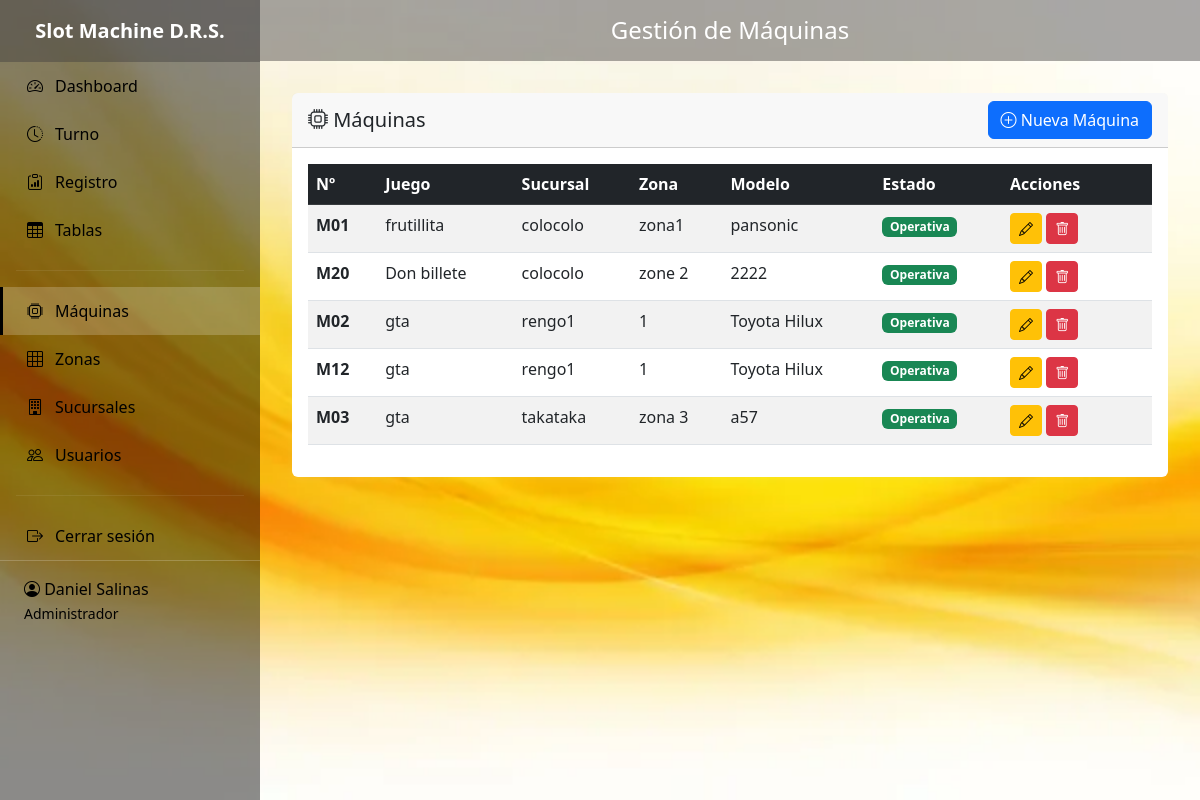
The app's page /maquinas/ (signed in), older data.
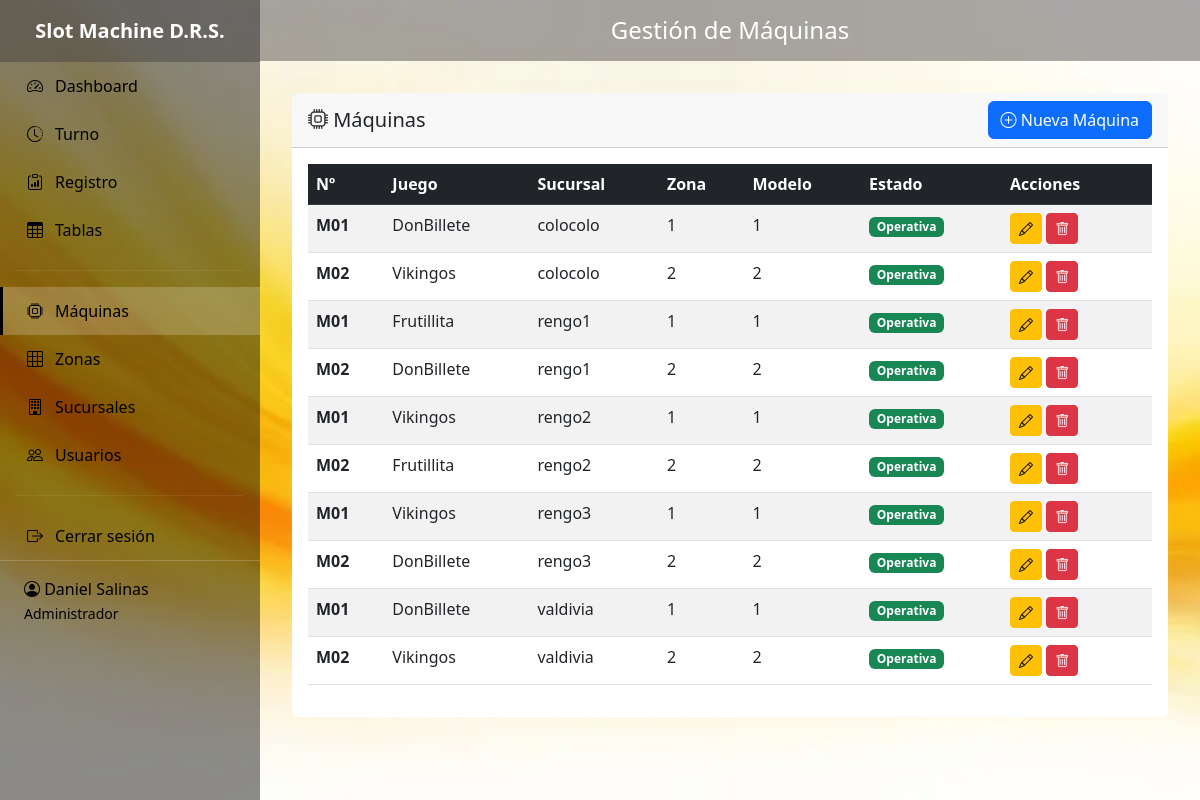
The same page, newer data.
### control/models.py (models this page shows, shortened)
class Maquina(models.Model):
    ESTADO_CHOICES = [
        ('Operativa', 'Operativa'),
        ('Mantenimiento', 'Mantenimiento'),
        ('Retirada', 'Retirada'),
    ]
    sucursal = models.ForeignKey(
        Sucursal,
        on_delete=models.CASCADE,
        related_name='maquinas',
        verbose_name='Sucursal'
    )
    zona = models.ForeignKey(
        Zona,
        on_delete=models.CASCADE,
        related_name='maquinas',
        verbose_name='Zona'
    )
    numero_maquina = models.IntegerField(verbose_name='Número de Máquina')
    codigo_interno = models.CharField(max_length=80, blank=True, verbose_name='Código Interno')
    nombre_juego = models.CharField(max_length=120, verbose_name='Nombre del Juego')
    modelo = models.CharField(max_length=80, blank=True, verbose_name='Modelo')
    numero_serie = models.CharField(max_length=120, blank=True, verbose_name='Número de Serie')
    estado = models.CharField(
        max_length=20,
        choices=ESTADO_CHOICES,
        default='Operativa',
        verbose_name='Estado'
    )
    ubicacion_detalle = models.CharField(
        max_length=150,
        blank=True,
        verbose_name='Detalle de Ubicación'
    )
    created_at = models.DateTimeField(auto_now_add=True, verbose_name='Fecha de Creación')
    class Meta:
        verbose_name = 'Máquina'
        verbose_name_plural = 'Máquinas'
        ordering = ['sucursal', 'zona', 'numero_maquina']
        unique_together = ['zona', 'numero_maquina']
    class Meta:
        verbose_name = 'Máquina'
        verbose_name_plural = 'Máquinas'
        ordering = ['sucursal', 'zona', 'numero_maquina']
        unique_together = ['zona', 'numero_maquina']

class Sucursal(models.Model):
    nombre = models.CharField(max_length=150, verbose_name='Nombre')
    direccion = models.CharField(max_length=255, blank=True, verbose_name='Dirección')
    telefono = models.CharField(max_length=50, blank=True, verbose_name='Teléfono')
    created_at = models.DateTimeField(auto_now_add=True, verbose_name='Fecha de Creación')
    class Meta:
        verbose_name = 'Sucursal'
        verbose_name_plural = 'Sucursales'
        ordering = ['nombre']

class Zona(models.Model):
    sucursal = models.ForeignKey(
        Sucursal,
        on_delete=models.CASCADE,
        related_name='zonas',
        verbose_name='Sucursal'
    )
    nombre = models.CharField(max_length=80, verbose_name='Nombre')
    orden = models.SmallIntegerField(default=0, verbose_name='Orden')
    created_at = models.DateTimeField(auto_now_add=True, verbose_name='Fecha de Creación')
    class Meta:
        verbose_name = 'Zona'
        verbose_name_plural = 'Zonas'
        ordering = ['sucursal', 'orden', 'nombre']
    class Meta:
        verbose_name = 'Zona'
        verbose_name_plural = 'Zonas'
        ordering = ['sucursal', 'orden', 'nombre']
        constraints = [
            models.UniqueConstraint(
                fields=['sucursal', 'nombre'],
                name='unique_zona_nombre_por_sucursal'
            )
        ]

### control/views.py (the view)
# urls.py: path('maquinas/', views.maquinas_list, name='maquinas_list'),
@login_required
@user_passes_test(is_admin)
def maquinas_list(request):
    maquinas = Maquina.objects.all()
    return render(request, 'maquinas/list.html', {'maquinas': maquinas})

### control/views.py (called while the page is built)
def is_admin(user):
    return user.is_authenticated and user.role == 'admin'

### templates/maquinas/list.html (shortened to what this page needs)
{% extends 'base.html' %}
{% block page_title%}Gestión de Máquinas{% endblock %}
{% block content %}
<div class="card">
    <div class="card-header">
        <div class="d-flex justify-content-between align-items-center">
            <h5 class="mb-0"><i class="bi bi-cpu"></i> Máquinas</h5>
            <a href="{% url 'control:maquina_create' %}" class="btn btn-primary">
                <i class="bi bi-plus-circle"></i> Nueva Máquina
            </a>
        </div>
    </div>
    <div class="card-body">
        <div class="table-responsive">
            <table class="table table-striped table-hover">
                <thead class="table-dark">
                    <tr>
                        <th>Nº</th>
                        <th>Juego</th>
                        <th>Sucursal</th>
                        <th>Zona</th>
                        <th>Modelo</th>
                        <th>Estado</th>
                        <th width="150">Acciones</th>
                    </tr>
                </thead>
                <tbody>
                    {% for maquina in maquinas %}
                        <tr>
                            <td><strong>M{{ maquina.numero_maquina|stringformat:"02d" }}</strong></td>
                            <td>{{ maquina.nombre_juego }}</td>
                            <td>{{ maquina.sucursal.nombre }}</td>
                            <td>{{ maquina.zona.nombre }}</td>
                            <td>{{ maquina.modelo|default:"-" }}</td>
                            <td>
                                {% if maquina.estado == 'Operativa' %}
                                    <span class="badge bg-success">{{ maquina.estado }}</span>
                                {% elif maquina.estado == 'Mantenimiento' %}
                                    <span class="badge bg-warning">{{ maquina.estado }}</span>
                                {% else %}
                                    <span class="badge bg-secondary">{{ maquina.estado }}</span>
                                {% endif %}
                            </td>
                            <td>
                                <a href="{% url 'control:maquina_edit' maquina.pk %}" class="btn btn-sm btn-warning">
                                    <i class="bi bi-pencil"></i>
                                </a>
                                <a href="{% url 'control:maquina_delete' maquina.pk %}" class="btn btn-sm btn-danger">
                                    <i class="bi bi-trash"></i>
                                </a>
                            </td>
                        </tr>
                    {% empty %}
                        <tr>
                            <td colspan="7" class="text-center text-muted">No hay máquinas registradas</td>
                        </tr>
                    {% endfor %}
                </tbody>
            </table>
        </div>
    </div>
</div>
{% endblock %}

Row changes from the older to the newer data that the page shows:
removed Maquina: numero_maquina "01", nombre_juego "frutillita", sucursal.nombre "colocolo", zona.nombre "zona1", modelo "pansonic", estado "Operativa"
removed Maquina: numero_maquina "20", nombre_juego "Don billete", sucursal.nombre "colocolo", zona.nombre "zone 2", modelo "2222", estado "Operativa"
removed Maquina: numero_maquina "02", nombre_juego "gta", sucursal.nombre "rengo1", zona.nombre "1", modelo "Toyota Hilux", estado "Operativa"
removed Maquina: numero_maquina "12", nombre_juego "gta", sucursal.nombre "rengo1", zona.nombre "1", modelo "Toyota Hilux", estado "Operativa"
removed Maquina: numero_maquina "03", nombre_juego "gta", sucursal.nombre "takataka", zona.nombre "zona 3", modelo "a57", estado "Operativa"
added Maquina: numero_maquina "01", nombre_juego "DonBillete", sucursal.nombre "colocolo", zona.nombre "1", modelo "1", estado "Operativa"
added Maquina: numero_maquina "02", nombre_juego "Vikingos", sucursal.nombre "colocolo", zona.nombre "2", modelo "2", estado "Operativa"
added Maquina: numero_maquina "01", nombre_juego "Frutillita", sucursal.nombre "rengo1", zona.nombre "1", modelo "1", estado "Operativa"
added Maquina: numero_maquina "02", nombre_juego "DonBillete", sucursal.nombre "rengo1", zona.nombre "2", modelo "2", estado "Operativa"
added Maquina: numero_maquina "01", nombre_juego "Vikingos", sucursal.nombre "rengo2", zona.nombre "1", modelo "1", estado "Operativa"
added Maquina: numero_maquina "02", nombre_juego "Frutillita", sucursal.nombre "rengo2", zona.nombre "2", modelo "2", estado "Operativa"
added Maquina: numero_maquina "01", nombre_juego "Vikingos", sucursal.nombre "rengo3", zona.nombre "1", modelo "1", estado "Operativa"
added Maquina: numero_maquina "02", nombre_juego "DonBillete", sucursal.nombre "rengo3", zona.nombre "2", modelo "2", estado "Operativa"
added Maquina: numero_maquina "01", nombre_juego "DonBillete", sucursal.nombre "valdivia", zona.nombre "1", modelo "1", estado "Operativa"
added Maquina: numero_maquina "02", nombre_juego "Vikingos", sucursal.nombre "valdivia", zona.nombre "2", modelo "2", estado "Operativa"
